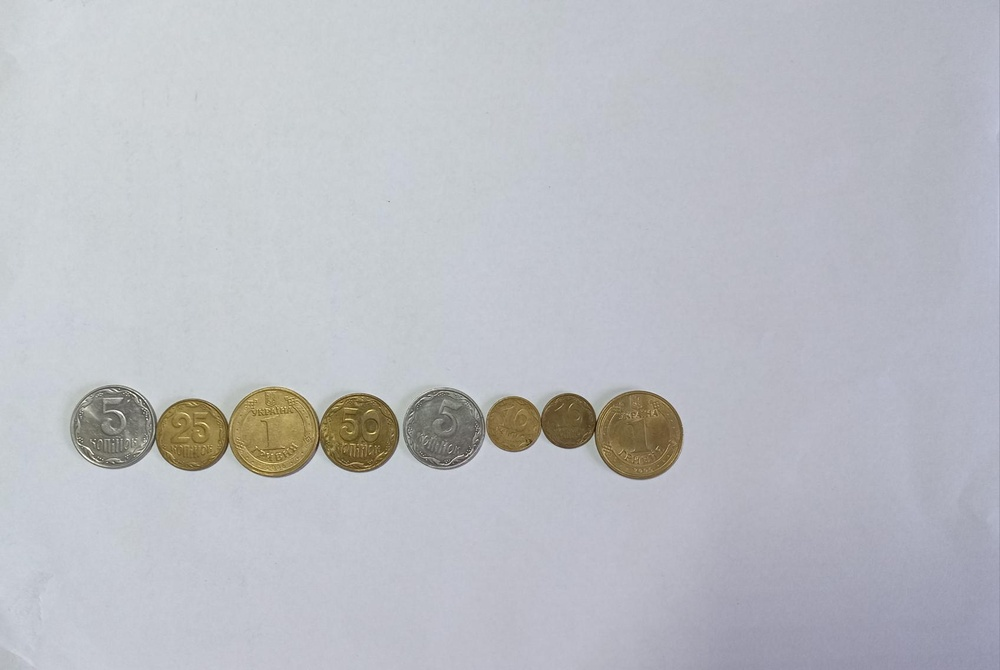
#> input picture homework1/coins.jpeg, 1000 x 670 px, shrunk from 1696 x 1136 before the run
$ jupyter execute notebook.ipynb
#> lines starting #> are read from the running program, lines starting #| are printed output that depends on the picture; after the words box and inside, x2 and y2 are one past the last pixel; in counts of white or black regions, pixels touching at a corner belong together
#### UAV Autonomy Summer Camp 2026: Abto Software

---

# <center> Домашнє завдання №1 <center>

#### виконав Горбатюк Данило

<br>

> Необхідно розробити програму на мові Python з використанням бібліотеки OpenCV для автоматичного підрахунку кількості монет на фотографії з білим фоном.

<br>

! Монети можуть бути розміщені як окремо, так і поряд або ж одна на одній, закриваючи деяку частину одна одної.

<i> \* для прикладу було взято фото із Classroom

[cell 1]
import cv2
import numpy as np
import matplotlib.pyplot as plt

[cell 2]
image = cv2.imread("coins.jpeg")
#> image is the input picture: shape (670, 1000, 3); mean B, G, R 195.1, 189.1, 187.1

plt.imshow(image)

[cell 3]
image = cv2.cvtColor(image, cv2.COLOR_BGR2RGB)
plt.imshow(image)

[cell 4]
gray = cv2.cvtColor(image, cv2.COLOR_BGR2GRAY)

[cell 5]
# підхід який ми використали на занятті
_, binary = cv2.threshold(gray, 127, 255, cv2.THRESH_BINARY_INV)
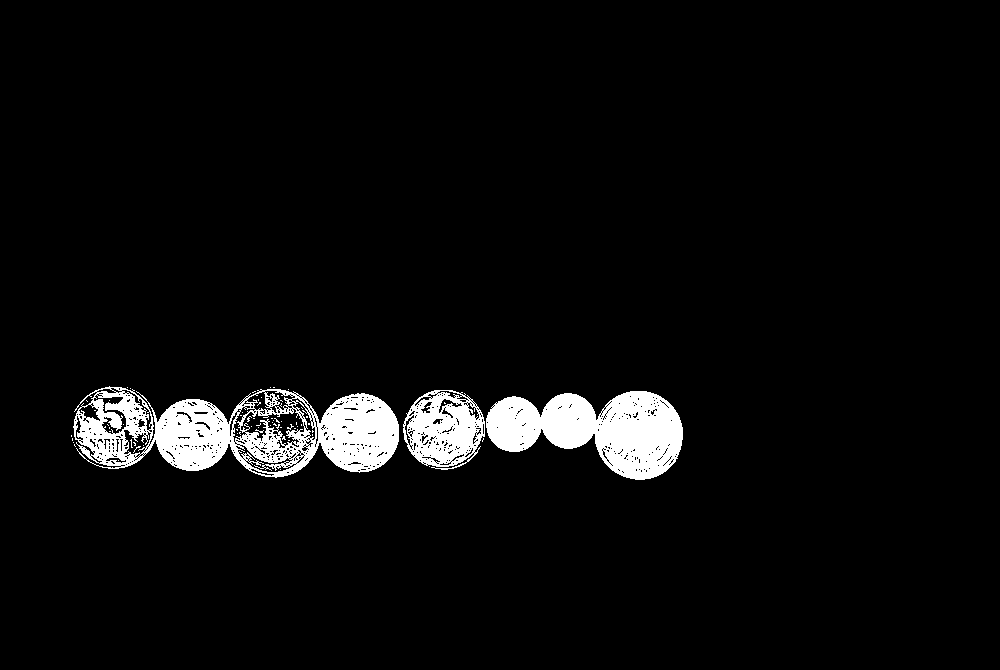
#> binary: shape (670, 1000); 4.6% white; 65 white regions (62 under 20 px), largest, box (x1, y1, x2, y2) and area: (73, 386, 399, 478) 15895, (486, 391, 683, 480) 10776, (403, 390, 485, 470) 4153
plt.imshow(binary)

[cell 6]
# підхід із використанням методу Оцу (поділ на чіткіші кластери по розподілу)
ret, otsu_binary = cv2.threshold(gray,
                             0, 255,
                             cv2.THRESH_BINARY_INV + cv2.THRESH_OTSU)
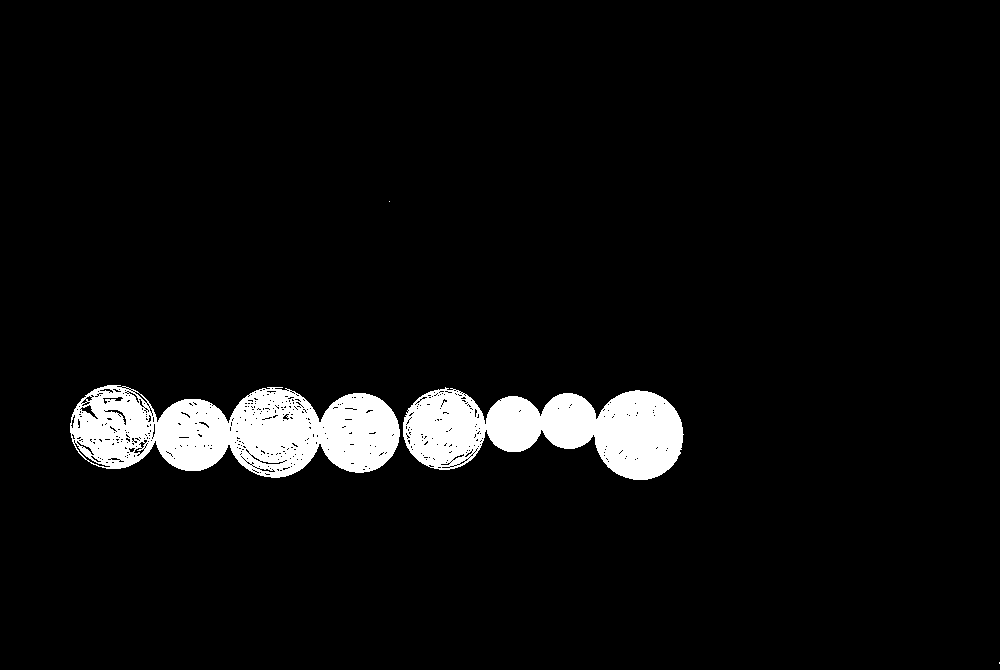
#> otsu_binary: shape (670, 1000); 5.4% white; 4 white regions (2 under 20 px), largest, box (x1, y1, x2, y2) and area: (70, 385, 400, 478) 20169, (403, 387, 684, 480) 16085
#> ret = 149
plt.imshow(otsu_binary)

[cell 7]
kernel = np.ones((5,5),np.uint8)

closing = cv2.morphologyEx(otsu_binary, cv2.MORPH_CLOSE, kernel, iterations=2)
#> closing: shape (670, 1000); 5.8% white; 3 white regions (2 under 20 px), largest, box (x1, y1, x2, y2) and area: (70, 385, 684, 480) 38761

plt.imshow(closing)

[cell 8]
dist = cv2.distanceTransform(closing, cv2.DIST_L2, 5)
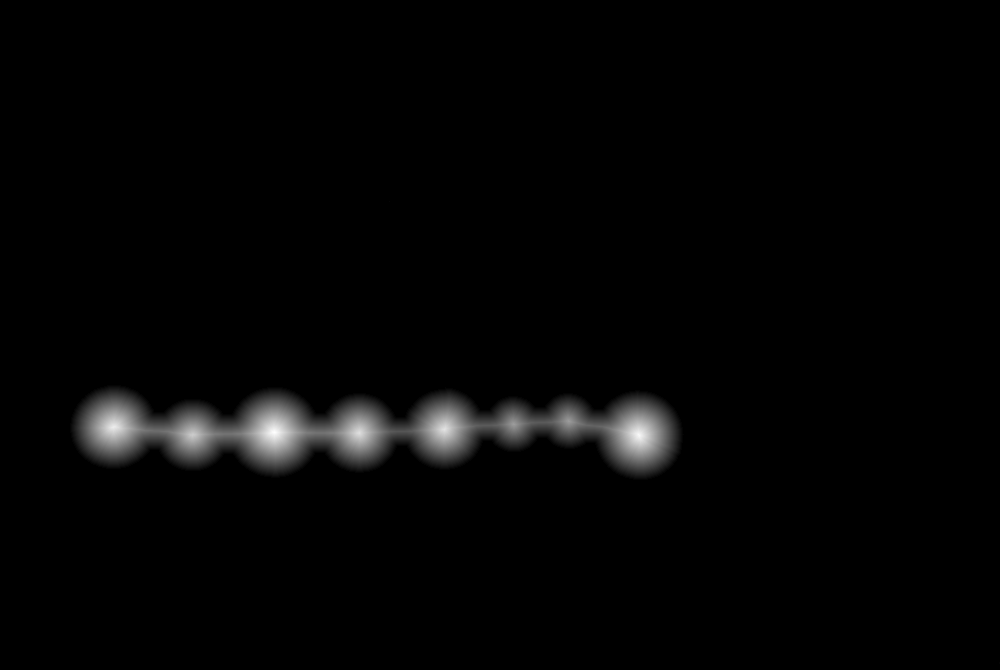
#> dist: shape (670, 1000) float32; min 0, max 44.94, mean 0.8; drawn with min black and max white
plt.title('Distance Transform')
plt.imshow(dist)

[cell 9]
ret, sure_fg = cv2.threshold(dist, 0.5 * dist.max(), 255, cv2.THRESH_BINARY)
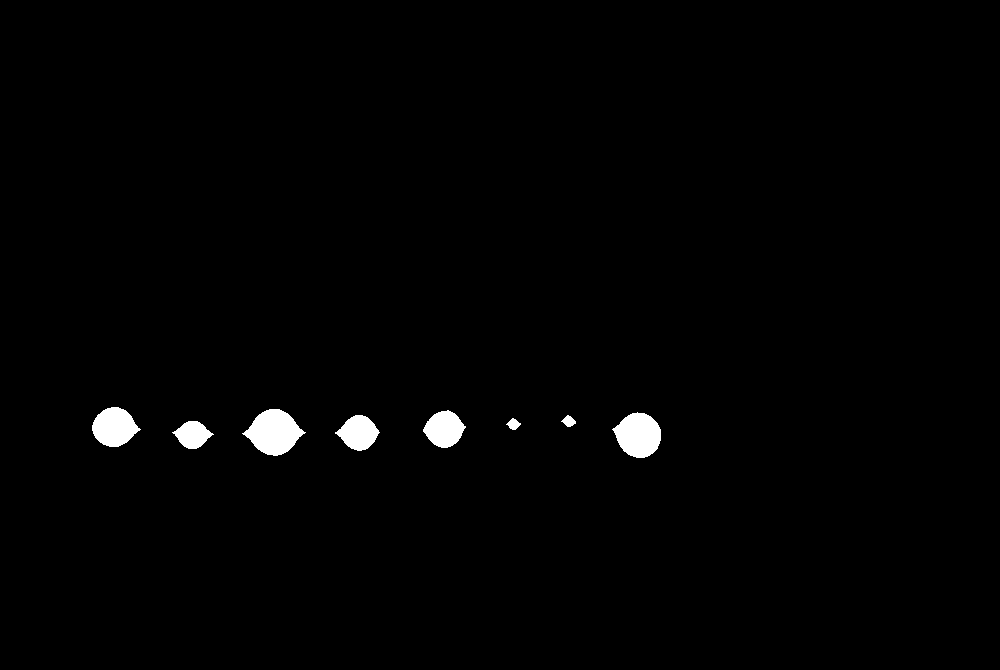
#> sure_fg: shape (670, 1000) float32; 1.2% white; 8 white regions, largest, box (x1, y1, x2, y2) and area: (242, 409, 306, 456) 1851, (612, 412, 661, 458) 1606, (92, 407, 141, 447) 1357
#> ret = 22.47
sure_fg = sure_fg.astype(np.uint8)
plt.title('Sure Foreground')
plt.imshow(sure_fg)

[cell 10]
# unknown area
unknown = cv2.subtract(closing, sure_fg)
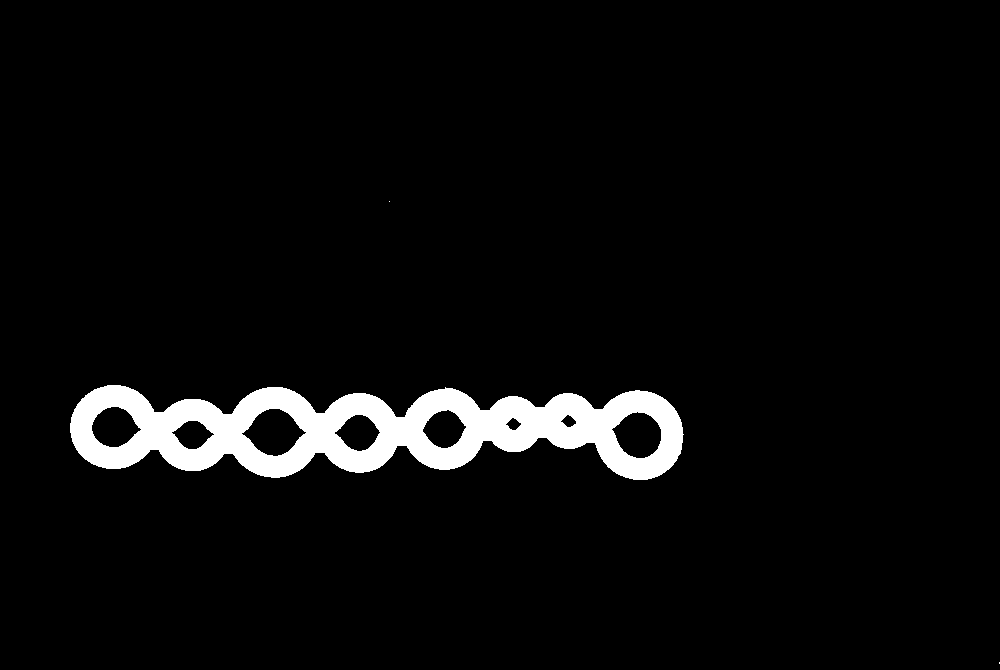
#> unknown: shape (670, 1000); 4.6% white; 3 white regions (2 under 20 px), largest, box (x1, y1, x2, y2) and area: (70, 385, 684, 480) 30871
plt.imshow(unknown)

[cell 11]
ret, markers = cv2.connectedComponents(sure_fg)
#> markers: shape (670, 1000) int32; 9 distinct labels, from 0 to 8
#> ret = 9

print(f"Кількість монет: {ret - 1}")
#| Кількість монет: 8

[cell 12]
markers += 1
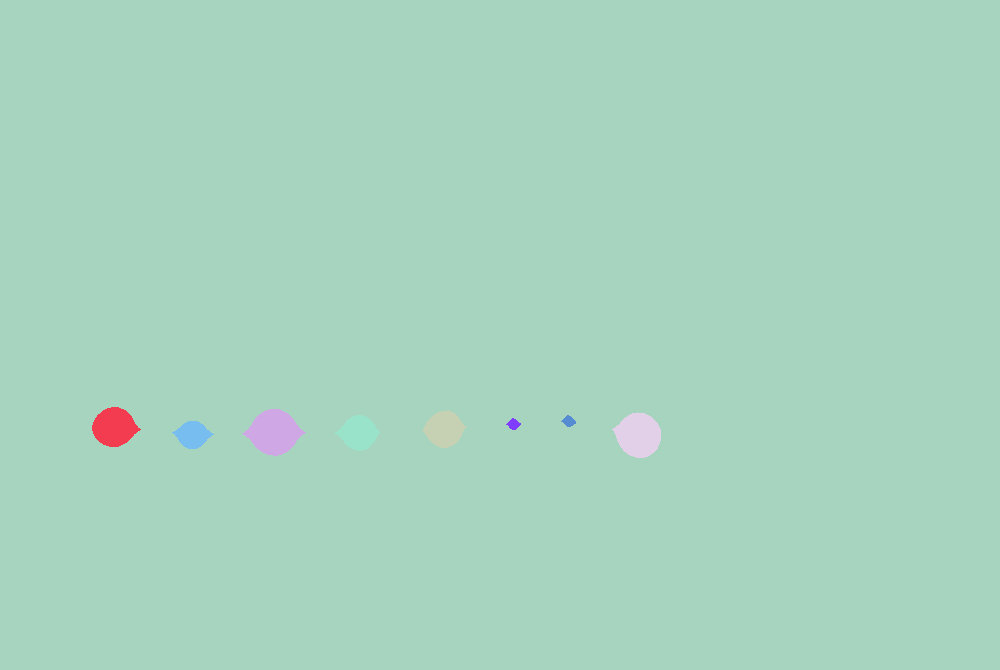
#> markers: shape (670, 1000) int32; 9 distinct labels, from 1 to 9; one colour per label, 0 black
markers[unknown == 255] = 0
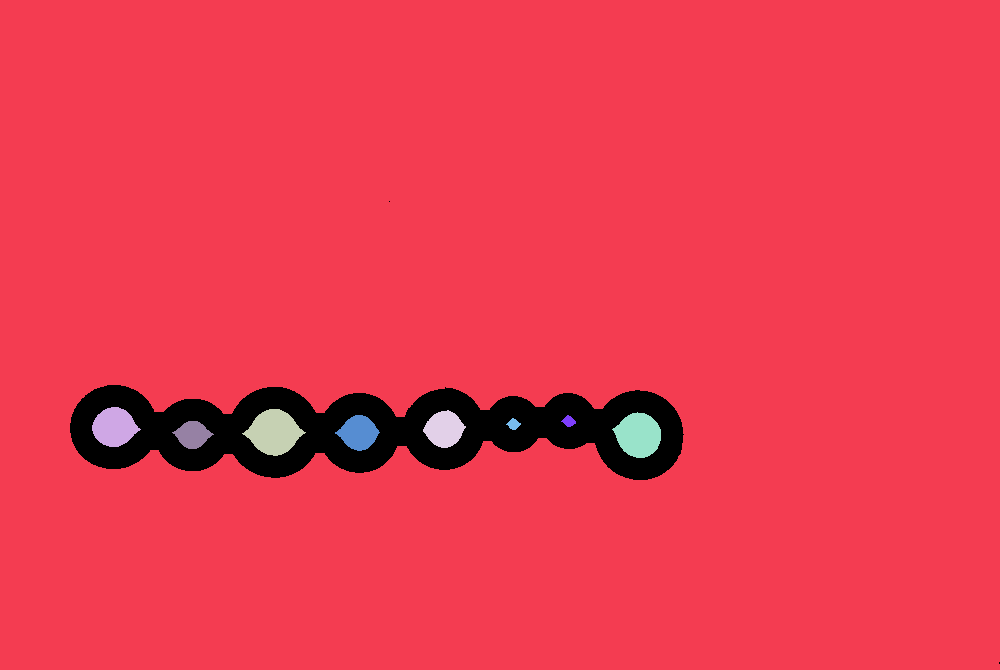
#> markers: shape (670, 1000) int32; 10 distinct labels, from 0 to 9; one colour per label, 0 black

fig, ax = plt.subplots(figsize=(6, 6))
ax.imshow(markers, cmap="tab20b")
plt.show()

[cell 13]
unique_labels = np.unique(markers)
#> unique_labels = [0, 1, 2, 3, 4, 5, 6, 7, 8, 9]
num_coins = len(unique_labels[(unique_labels != 1) & (unique_labels != -1) & (unique_labels != 0)])
#> num_coins = 8

print(f"Кількість монет: {num_coins}")
#| Кількість монет: 8
